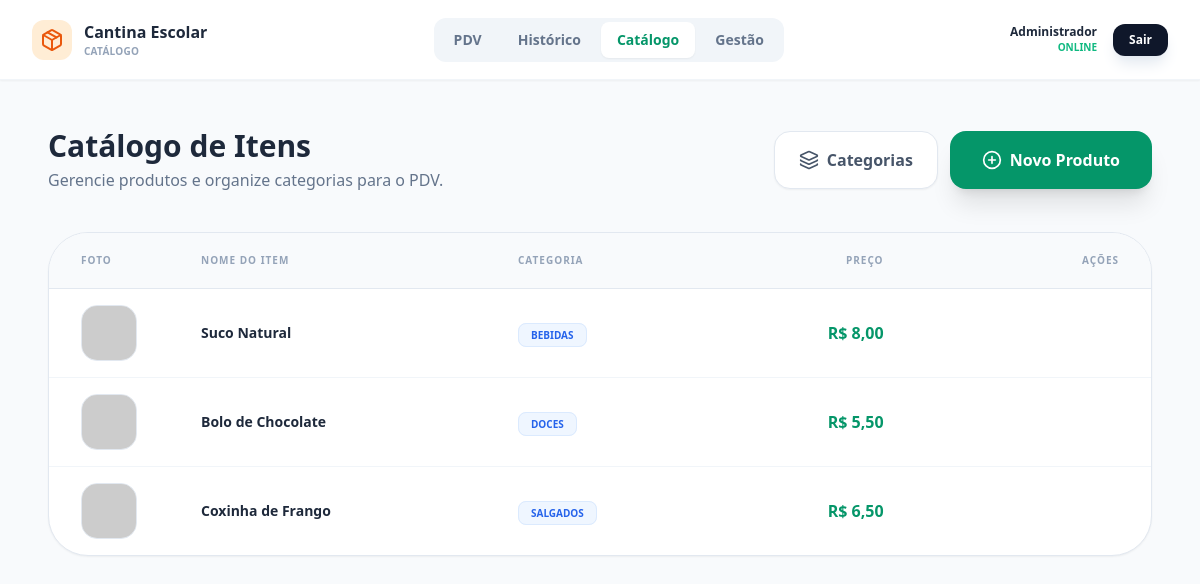
The app's page /views/admin/products.php (signed in) with its own data.
### tables this page shows
CREATE TABLE `products` (
  `id` int(11) NOT NULL,
  `name` varchar(255) NOT NULL,
  `price` decimal(10,2) NOT NULL,
  `image_url` text DEFAULT NULL,
  `active` tinyint(1) DEFAULT 1,
  `category_id` int(11) DEFAULT NULL
);

CREATE TABLE `categories` (
  `id` int(11) NOT NULL,
  `name` varchar(50) NOT NULL,
  `active` tinyint(1) DEFAULT 1
);

### views/admin/products.php (the view, shortened to what this page needs)
<?php
$settings = $pdo->query("SELECT setting_key, setting_value FROM system_settings")->fetchAll(PDO::FETCH_KEY_PAIR);
$schoolName = $settings['school_name'] ?? 'Escola Estadual Modelo';
$schoolLogo = $settings['logo_url'] ?? '';
$products = $pdo->query("SELECT p.*, c.name as category_name
                         FROM products p
                         LEFT JOIN categories c ON p.category_id = c.id
                         WHERE p.active = 1
                         ORDER BY c.name, p.name")->fetchAll();
require __DIR__ . '/../../includes/header.php';
?>
<div class="flex flex-col h-screen w-full overflow-hidden bg-slate-50 font-sans">
    <div class="bg-white border-b border-slate-100 px-4 md:px-8 py-3 flex items-center justify-between shadow-sm z-20 shrink-0 h-16 md:h-20">
        <div class="flex items-center gap-3">
            <?php if (!empty($schoolLogo)): ?>
                <img src="<?= htmlspecialchars($schoolLogo) ?>" alt="Logo" class="w-10 h-10 rounded-xl object-contain bg-white shrink-0 border border-slate-100 shadow-sm">
            <?php else: ?>
                <div class="w-10 h-10 bg-orange-100 rounded-xl flex items-center justify-center text-orange-600 shrink-0">
                    <i data-lucide="package" class="w-6 h-6"></i>
                </div>
            <?php endif; ?>
            <div>
                <h1 class="font-black text-slate-800 leading-tight text-sm md:text-base"><?= htmlspecialchars($schoolName) ?></h1>
                <p class="text-[10px] text-slate-400 font-bold uppercase tracking-wide">Catálogo</p>
            </div>
        </div>
        <div class="hidden md:flex bg-slate-100 p-1 rounded-xl items-center gap-1">
            <a href="pos.php" class="px-4 py-2 rounded-lg text-sm font-bold text-slate-500 hover:text-slate-700 hover:bg-white/50 transition-all">PDV</a>
            <a href="history.php" class="px-4 py-2 rounded-lg text-sm font-bold text-slate-500 hover:text-slate-700 hover:bg-white/50 transition-all">Histórico</a>
            <a href="products.php" class="px-4 py-2 rounded-lg text-sm font-bold bg-white text-emerald-600 shadow-sm transition-all">Catálogo</a>
            <a href="dashboard.php" class="px-4 py-2 rounded-lg text-sm font-bold text-slate-500 hover:text-slate-700 hover:bg-white/50 transition-all">Gestão</a>
        </div>
        <div class="hidden md:flex items-center gap-4">
            <div class="text-right hidden lg:block">
                <p class="text-xs font-bold text-slate-800"><?= explode(' ', $_SESSION['name'] ?? 'Operador')[0] ?></p>
                <p class="text-[10px] text-emerald-500 font-bold uppercase">Online</p>
            </div>
            <a href="../../views/logout.php" class="bg-slate-900 text-white px-4 py-2 rounded-xl text-xs font-bold hover:bg-slate-800 transition-all shadow-lg shadow-slate-200">
                Sair
            </a>
        </div>
    </div>
    <main class="flex-1 overflow-y-auto p-4 md:p-8 lg:p-12 pb-[100px] md:pb-12">
        <div class="max-w-6xl mx-auto">
            <header class="flex flex-col md:flex-row justify-between items-start md:items-center mb-10 gap-4">
                <div>
                    <h1 class="text-3xl font-bold text-slate-800 flex items-center gap-3">
                        Catálogo de Itens
                    </h1>
                    <p class="text-slate-500 mt-1">Gerencie produtos e organize categorias para o PDV.</p>
                </div>
                <div class="flex gap-3 w-full md:w-auto">
                    <button onclick="openCategoryModal()" class="flex-1 md:flex-none justify-center bg-white text-slate-600 border border-slate-200 px-6 py-4 rounded-2xl font-bold hover:bg-slate-50 transition-all flex items-center gap-2 shadow-sm">
                        <i data-lucide="layers" class="w-5 h-5"></i> Categorias
                    </button>
                    <button onclick="openProductModal()" class="flex-1 md:flex-none justify-center bg-emerald-600 text-white px-8 py-4 rounded-2xl font-bold hover:bg-emerald-700 shadow-xl flex items-center gap-2 transition-all active:scale-95">
                        <i data-lucide="plus-circle" class="w-5 h-5"></i> Novo Produto
                    </button>
                </div>
            </header>
            <div class="bg-white rounded-[2.5rem] shadow-sm border border-slate-200 overflow-hidden">
                <div class="overflow-x-auto">
                    <table class="w-full text-left min-w-[600px]">
                        <thead class="bg-slate-50 border-b border-slate-200 text-[10px] font-bold text-slate-400 uppercase tracking-widest">
                            <tr>
                                <th class="px-8 py-5 w-24">Foto</th>
                                <th class="px-8 py-5">Nome do Item</th>
                                <th class="px-8 py-5">Categoria</th>
                                <th class="px-8 py-5 text-right">Preço</th>
                                <th class="px-8 py-5 text-right">Ações</th>
                            </tr>
                        </thead>
                        <tbody class="divide-y divide-slate-100">
                            <?php foreach($products as $p): ?>
                            <tr class="hover:bg-slate-50 transition-colors group">
                                <td class="px-8 py-4">
                                    <div class="w-14 h-14 rounded-2xl overflow-hidden bg-slate-100 border border-slate-200">
                                        <img src="<?= htmlspecialchars($p['image_url']) ?>" class="w-full h-full object-cover" onerror="this.src='https://via.placeholder.com/100?text=S/F'">
                                    </div>
                                </td>
                                <td class="px-8 py-4 font-bold text-slate-800 text-sm"><?= htmlspecialchars($p['name']) ?></td>
                                <td class="px-8 py-4">
                                    <span class="bg-blue-50 text-blue-600 px-3 py-1 rounded-lg text-[10px] font-black uppercase border border-blue-100">
                                        <?= htmlspecialchars($p['category_name'] ?: 'Sem Categoria') ?>
                                    </span>
                                </td>
                                <td class="px-8 py-4 text-right font-black text-emerald-600">
                                    R$ <?= number_format($p['price'], 2, ',', '.') ?>
                                </td>
                                <td class="px-8 py-4 text-right">
                                </td>
                            </tr>
                            <?php endforeach; ?>
                        </tbody>
                    </table>
                </div>
            </div>
        </div>
    </main>
</div>
</body>
</html>

### assets/css/styles.css (style rules this page uses)
body { font-family: 'Inter', sans-serif; }
html { scroll-behavior: smooth; }

### includes/header.php (style rules this page uses)
body { font-family: 'Inter', sans-serif; }

### records on screen
products: name "Suco Natural", category.name "BEBIDAS", price "8,00"
products: name "Bolo de Chocolate", category.name "DOCES", price "5,50"
products: name "Coxinha de Frango", category.name "SALGADOS", price "6,50"

### other values on screen
$schoolName "Cantina Escolar"
explode(' ', $_SESSION['name'] ?? 'Operador')[0] "Administrador"
